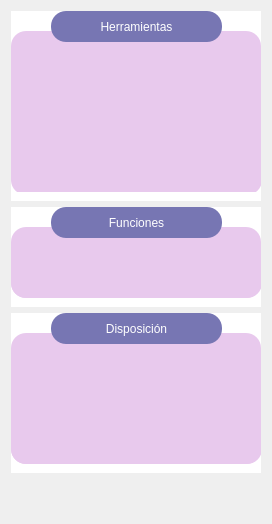
             <widget class="QWidget" name="submenuTools">
              <layout class="QVBoxLayout" name="verticalLayout_4">
               <item>
                <widget class="QFrame" name="frame_12">
                 <property name="minimumSize">
                  <size>
                   <width>200</width>
                   <height>190</height>
                  </size>
                 </property>
                 <property name="maximumSize">
                  <size>
                   <width>16777215</width>
                   <height>190</height>
                  </size>
                 </property>
                 <property name="styleSheet">
                  <string notr="true">background-color: #FFFFFF;

</string>
                 </property>
                 <property name="frameShape">
                  <enum>QFrame::NoFrame</enum>
                 </property>
                 <widget class="QFrame" name="frame_13">
                  <property name="geometry">
                   <rect>
                    <x>0</x>
                    <y>20</y>
                    <width>250</width>
                    <height>161</height>
                   </rect>
                  </property>
                  <property name="minimumSize">
                   <size>
                    <width>250</width>
                    <height>0</height>
                   </size>
                  </property>
                  <property name="maximumSize">
                   <size>
                    <width>250</width>
                    <height>200</height>
                   </size>
                  </property>
                  <property name="styleSheet">
                   <string notr="true">background-color: #E8C9ED;
border-radius: 15px;</string>
                  </property>
                  <property name="frameShape">
                   <enum>QFrame::NoFrame</enum>
                  </property>
                  <widget class="QWidget" name="gridLayoutWidget">
                   <property name="geometry">
                    <rect>
                     <x>0</x>
                     <y>10</y>
                     <width>251</width>
                     <height>154</height>
                    </rect>
                   </property>
                   <layout class="QGridLayout" name="gridLayout">
                    <property name="leftMargin">
                     <number>5</number>
                    </property>
                    <property name="topMargin">
                     <number>5</number>
                    </property>
                    <property name="rightMargin">
                     <number>5</number>
                    </property>
                    <property name="bottomMargin">
                     <number>5</number>
                    </property>
                    <property name="horizontalSpacing">
                     <number>0</number>
                    </property>
                    <item row="0" column="2">
                     <widget class="QPushButton" name="toolButton_filtros">
                      <property name="cursor">
                       <cursorShape>PointingHandCursor</cursorShape>
                      </property>
                      <property name="icon">
                       <iconset>
                        <normaloff>Assets/colorfilter.png</normaloff>Assets/colorfilter.png</iconset>
                      </property>
                      <property name="iconSize">
                       <size>
                        <width>40</width>
                        <height>40</height>
                       </size>
                      </property>
                     </widget>
                    </item>
                    <item row="0" column="0">
                     <widget class="QPushButton" name="toolButton_regla">
                      <property name="cursor">
                       <cursorShape>PointingHandCursor</cursorShape>
                      </property>
                      <property name="icon">
                       <iconset resource="resources.qrc">
                        <normaloff>:/icons/Assets/ruler.png</normaloff>:/icons/Assets/ruler.png</iconset>
                      </property>
                      <property name="iconSize">
                       <size>
                        <width>40</width>
                        <height>40</height>
                       </size>
                      </property>
                     </widget>
                    </item>
                    <item row="1" column="0">
                     <widget class="QPushButton" name="toolButton_areaCircular">
                      <property name="cursor">
                       <cursorShape>PointingHandCursor</cursorShape>
                      </property>
                      <property name="icon">
                       <iconset>
                        <normaloff>Assets/Ellipse.png</normaloff>Assets/Ellipse.png</iconset>
                      </property>
                      <property name="iconSize">
                       <size>
                        <width>45</width>
                        <height>45</height>
                       </size>
                      </property>
                     </widget>
                    </item>
                    <item row="1" column="3">
                     <widget class="QPushButton" name="toolButton_flechas">
                      <property name="cursor">
                       <cursorShape>PointingHandCursor</cursorShape>
                      </property>
                      <property name="icon">
                       <iconset>
                        <normaloff>Assets/Arrow 1.png</normaloff>Assets/Arrow 1.png</iconset>
                      </property>
                      <property name="iconSize">
                       <size>
                        <width>35</width>
                        <height>35</height>
                       </size>
                      </property>
                     </widget>
                    </item>
                    <item row="0" column="1">
                     <widget class="QPushButton" name="toolButton_dibujoLibre">
                      <property name="cursor">
                       <cursorShape>PointingHandCursor</cursorShape>
                      </property>
                      <property name="icon">
                       <iconset>
                        <normaloff>Assets/freeDraw.png</normaloff>Assets/freeDraw.png</iconset>
                      </property>
                      <property name="iconSize">
                       <size>
                        <width>40</width>
                        <height>40</height>
                       </size>
                      </property>
                     </widget>
                    </item>
                    <item row="1" column="2">
                     <widget class="QPushButton" name="toolButton_angulos">
                      <property name="cursor">
                       <cursorShape>PointingHandCursor</cursorShape>
                      </property>
                      <property name="icon">
                       <iconset>
                        <normaloff>Assets/Angle.png</normaloff>Assets/Angle.png</iconset>
                      </property>
                      <property name="iconSize">
                       <size>
                        <width>40</width>
                        <height>40</height>
                       </size>
                      </property>
                     </widget>
                    </item>
                    <item row="2" column="1">
                     <widget class="QPushButton" name="toolButton_descargaImagen">
                      <property name="cursor">
                       <cursorShape>PointingHandCursor</cursorShape>
                      </property>
                      <property name="icon">
                       <iconset>
                        <normaloff>Assets/gallery-import.png</normaloff>Assets/gallery-import.png</iconset>
                      </property>
                      <property name="iconSize">
                       <size>
                        <width>45</width>
                        <height>40</height>
                       </size>
                      </property>
                     </widget>
                    </item>
                    <item row="2" column="0">
                     <widget class="QPushButton" name="toolButton_borrador">
                      <property name="cursor">
                       <cursorShape>PointingHandCursor</cursorShape>
                      </property>
                      <property name="icon">
                       <iconset>
                        <normaloff>Assets/eraser.png</normaloff>Assets/eraser.png</iconset>
                      </property>
                      <property name="iconSize">
                       <size>
                        <width>45</width>
                        <height>45</height>
                       </size>
                      </property>
                     </widget>
                    </item>
                    <item row="1" column="1">
                     <widget class="QPushButton" name="toolButton_areaRectangular">
                      <property name="cursor">
                       <cursorShape>PointingHandCursor</cursorShape>
                      </property>
                      <property name="icon">
                       <iconset>
                        <normaloff>Assets/Rectangle 20.png</normaloff>Assets/Rectangle 20.png</iconset>
                      </property>
                      <property name="iconSize">
                       <size>
                        <width>40</width>
                        <height>40</height>
                       </size>
                      </property>
                     </widget>
                    </item>
                    <item row="0" column="3">
                     <widget class="QPushButton" name="toolButton_escritura">
                      <property name="cursor">
                       <cursorShape>PointingHandCursor</cursorShape>
                      </property>
                      <property name="icon">
                       <iconset>
                        <normaloff>Assets/A.png</normaloff>Assets/A.png</iconset>
                      </property>
                      <property name="iconSize">
                       <size>
                        <width>35</width>
                        <height>35</height>
                       </size>
                      </property>
                     </widget>
                    </item>
                   </layout>
                  </widget>
                 </widget>
                 <widget class="QLabel" name="label_8">
                  <property name="geometry">
                   <rect>
                    <x>40</x>
                    <y>0</y>
                    <width>171</width>
                    <height>31</height>
                   </rect>
                  </property>
                  <property name="styleSheet">
                   <string notr="true">font: 87 16pt &quot;Roboto&quot; &quot;bold&quot;;
background-color: rgb(119, 118, 179);
color:#FFFFFF;
border-radius: 15px;</string>
                  </property>
                  <property name="text">
                   <string>Herramientas</string>
                  </property>
                  <property name="textFormat">
                   <enum>Qt::PlainText</enum>
                  </property>
                  <property name="alignment">
                   <set>Qt::AlignCenter</set>
                  </property>
                 </widget>
                </widget>
               </item>
               <item>
                <widget class="QFrame" name="frame_14">
                 <property name="minimumSize">
                  <size>
                   <width>250</width>
                   <height>100</height>
                  </size>
                 </property>
                 <property name="maximumSize">
                  <size>
                   <width>16777215</width>
                   <height>100</height>
                  </size>
                 </property>
                 <property name="styleSheet">
                  <string notr="true">background-color: #FFFFFF;

</string>
                 </property>
                 <property name="frameShape">
                  <enum>QFrame::NoFrame</enum>
                 </property>
                 <widget class="QFrame" name="frame_16">
                  <property name="geometry">
                   <rect>
                    <x>0</x>
                    <y>20</y>
                    <width>250</width>
                    <height>71</height>
                   </rect>
                  </property>
                  <property name="minimumSize">
                   <size>
                    <width>0</width>
                    <height>0</height>
                   </size>
                  </property>
                  <property name="maximumSize">
                   <size>
                    <width>250</width>
                    <height>200</height>
                   </size>
                  </property>
                  <property name="styleSheet">
                   <string notr="true">background-color: #E8C9ED;
border-radius: 15px;</string>
                  </property>
                  <property name="frameShape">
                   <enum>QFrame::NoFrame</enum>
                  </property>
                  <widget class="QWidget" name="gridLayoutWidget_3">
                   <property name="geometry">
                    <rect>
                     <x>0</x>
                     <y>10</y>
                     <width>251</width>
                     <height>61</height>
                    </rect>
                   </property>
                   <layout class="QGridLayout" name="gridLayout_3">
                    <property name="leftMargin">
                     <number>5</number>
                    </property>
                    <property name="topMargin">
                     <number>5</number>
                    </property>
                    <property name="rightMargin">
                     <number>5</number>
                    </property>
                    <property name="bottomMargin">
                     <number>5</number>
                    </property>
                    <property name="horizontalSpacing">
                     <number>0</number>
                    </property>
                    <item row="0" column="2">
                     <widget class="QPushButton" name="functionButton_brillo">
                      <property name="cursor">
                       <cursorShape>PointingHandCursor</cursorShape>
                      </property>
                      <property name="icon">
                       <iconset>
                        <normaloff>Assets/brightness.png</normaloff>Assets/brightness.png</iconset>
                      </property>
                      <property name="iconSize">
                       <size>
                        <width>40</width>
                        <height>40</height>
                       </size>
                      </property>
                     </widget>
                    </item>
                    <item row="0" column="1">
                     <widget class="QPushButton" name="functionButton_rotacion">
                      <property name="cursor">
                       <cursorShape>PointingHandCursor</cursorShape>
                      </property>
                      <property name="icon">
                       <iconset>
                        <normaloff>Assets/refresh-circle.png</normaloff>Assets/refresh-circle.png</iconset>
                      </property>
                      <property name="iconSize">
                       <size>
                        <width>50</width>
                        <height>50</height>
                       </size>
                      </property>
                     </widget>
                    </item>
                    <item row="0" column="0">
                     <widget class="QPushButton" name="functionButton_desplazamiento">
                      <property name="cursor">
                       <cursorShape>PointingHandCursor</cursorShape>
                      </property>
                      <property name="icon">
                       <iconset>
                        <normaloff>Assets/displacement.png</normaloff>Assets/displacement.png</iconset>
                      </property>
                      <property name="iconSize">
                       <size>
                        <width>50</width>
                        <height>50</height>
                       </size>
                      </property>
                     </widget>
                    </item>
                   </layout>
                  </widget>
                 </widget>
                 <widget class="QLabel" name="label_10">
                  <property name="geometry">
                   <rect>
                    <x>40</x>
                    <y>0</y>
                    <width>171</width>
                    <height>31</height>
                   </rect>
                  </property>
                  <property name="styleSheet">
                   <string notr="true">font: 87 16pt &quot;Roboto&quot; &quot;bold&quot;;
background-color: rgb(119, 118, 179);
color:#FFFFFF;
border-radius: 15px;</string>
                  </property>
                  <property name="text">
                   <string>Funciones</string>
                  </property>
                  <property name="textFormat">
                   <enum>Qt::PlainText</enum>
                  </property>
                  <property name="alignment">
                   <set>Qt::AlignCenter</set>
                  </property>
                 </widget>
                </widget>
               </item>
               <item>
                <widget class="QFrame" name="frame_22">
                 <property name="minimumSize">
                  <size>
                   <width>0</width>
                   <height>160</height>
                  </size>
                 </property>
                 <property name="maximumSize">
                  <size>
                   <width>16777215</width>
                   <height>225</height>
                  </size>
                 </property>
                 <property name="styleSheet">
                  <string notr="true">background-color: #FFFFFF;

</string>
                 </property>
                 <property name="frameShape">
                  <enum>QFrame::NoFrame</enum>
                 </property>
                 <widget class="QFrame" name="frame_23">
                  <property name="geometry">
                   <rect>
                    <x>0</x>
                    <y>20</y>
                    <width>250</width>
                    <height>131</height>
                   </rect>
                  </property>
                  <property name="minimumSize">
                   <size>
                    <width>250</width>
                    <height>0</height>
                   </size>
                  </property>
                  <property name="maximumSize">
                   <size>
                    <width>250</width>
                    <height>200</height>
                   </size>
                  </property>
                  <property name="styleSheet">
                   <string notr="true">background-color: #E8C9ED;
border-radius: 15px;</string>
                  </property>
                  <property name="frameShape">
                   <enum>QFrame::NoFrame</enum>
                  </property>
                  <widget class="QWidget" name="gridLayoutWidget_7">
                   <property name="geometry">
                    <rect>
                     <x>0</x>
                     <y>10</y>
                     <width>251</width>
                     <height>121</height>
                    </rect>
                   </property>
                   <layout class="QGridLayout" name="gridLayout_7">
                    <property name="leftMargin">
                     <number>5</number>
                    </property>
                    <property name="topMargin">
                     <number>5</number>
                    </property>
                    <property name="rightMargin">
                     <number>5</number>
                    </property>
                    <property name="bottomMargin">
                     <number>5</number>
                    </property>
                    <property name="horizontalSpacing">
                     <number>0</number>
                    </property>
                    <item row="1" column="1">
                     <widget class="QPushButton" name="dispositionButton_2x2">
                      <property name="cursor">
                       <cursorShape>PointingHandCursor</cursorShape>
                      </property>
                      <property name="icon">
                       <iconset>
                        <normaloff>Assets/2x2 grid.png</normaloff>Assets/2x2 grid.png</iconset>
                      </property>
                      <property name="iconSize">
                       <size>
                        <width>45</width>
                        <height>45</height>
                       </size>
                      </property>
                     </widget>
                    </item>
                    <item row="0" column="0">
                     <widget class="QPushButton" name="dispositionButton_1x1">
                      <property name="cursor">
                       <cursorShape>PointingHandCursor</cursorShape>
                      </property>
                      <property name="icon">
                       <iconset>
                        <normaloff>Assets/Rectangle 24.png</normaloff>Assets/Rectangle 24.png</iconset>
                      </property>
                      <property name="iconSize">
                       <size>
                        <width>45</width>
                        <height>45</height>
                       </size>
                      </property>
                     </widget>
                    </item>
                    <item row="0" column="3">
                     <widget class="QPushButton" name="dispositionButton_2x1">
                      <property name="cursor">
                       <cursorShape>PointingHandCursor</cursorShape>
                      </property>
                      <property name="icon">
                       <iconset>
                        <normaloff>Assets/2x1grid.png</normaloff>Assets/2x1grid.png</iconset>
                      </property>
                      <property name="iconSize">
                       <size>
                        <width>35</width>
                        <height>35</height>
                       </size>
                      </property>
                     </widget>
                    </item>
                    <item row="0" column="2">
                     <widget class="QPushButton" name="dispositionButton_1x3">
                      <property name="cursor">
                       <cursorShape>PointingHandCursor</cursorShape>
                      </property>
                      <property name="icon">
                       <iconset>
                        <normaloff>Assets/1x3grid.png</normaloff>Assets/1x3grid.png</iconset>
                      </property>
                      <property name="iconSize">
                       <size>
                        <width>40</width>
                        <height>40</height>
                       </size>
                      </property>
                     </widget>
                    </item>
                    <item row="0" column="1">
                     <widget class="QPushButton" name="dispositionButton_1x2">
                      <property name="cursor">
                       <cursorShape>PointingHandCursor</cursorShape>
                      </property>
                      <property name="icon">
                       <iconset>
                        <normaloff>Assets/1x2grid.png</normaloff>Assets/1x2grid.png</iconset>
                      </property>
                      <property name="iconSize">
                       <size>
                        <width>40</width>
                        <height>40</height>
                       </size>
                      </property>
                     </widget>
                    </item>
                    <item row="1" column="0">
                     <widget class="QPushButton" name="dispositionButton_1u2d">
                      <property name="cursor">
                       <cursorShape>PointingHandCursor</cursorShape>
                      </property>
                      <property name="icon">
                       <iconset>
                        <normaloff>Assets/1up_2downgrid.png</normaloff>Assets/1up_2downgrid.png</iconset>
                      </property>
                      <property name="iconSize">
                       <size>
                        <width>45</width>
                        <height>45</height>
                       </size>
                      </property>
                     </widget>
                    </item>
                    <item row="1" column="2">
                     <widget class="QPushButton" name="dispositionButton_1l2r">
                      <property name="cursor">
                       <cursorShape>PointingHandCursor</cursorShape>
                      </property>
                      <property name="icon">
                       <iconset>
                        <normaloff>Assets/1+2grid.png</normaloff>Assets/1+2grid.png</iconset>
                      </property>
                      <property name="iconSize">
                       <size>
                        <width>45</width>
                        <height>45</height>
                       </size>
                      </property>
                     </widget>
                    </item>
                   </layout>
                  </widget>
                 </widget>
                 <widget class="QLabel" name="label_14">
                  <property name="geometry">
                   <rect>
                    <x>40</x>
                    <y>0</y>
                    <width>171</width>
                    <height>31</height>
                   </rect>
                  </property>
                  <property name="styleSheet">
                   <string notr="true">font: 87 16pt &quot;Roboto&quot; &quot;bold&quot;;
background-color: rgb(119, 118, 179);
color:#FFFFFF;
border-radius: 15px;</string>
                  </property>
                  <property name="text">
                   <string>Disposición</string>
                  </property>
                  <property name="textFormat">
                   <enum>Qt::PlainText</enum>
                  </property>
                  <property name="alignment">
                   <set>Qt::AlignCenter</set>
                  </property>
                 </widget>
                </widget>
               </item>
               <item>
                <spacer name="verticalSpacer">
                 <property name="orientation">
                  <enum>Qt::Vertical</enum>
                 </property>
                 <property name="sizeHint" stdset="0">
                  <size>
                   <width>20</width>
                   <height>40</height>
                  </size>
                 </property>
                </spacer>
               </item>
              </layout>
             </widget>
